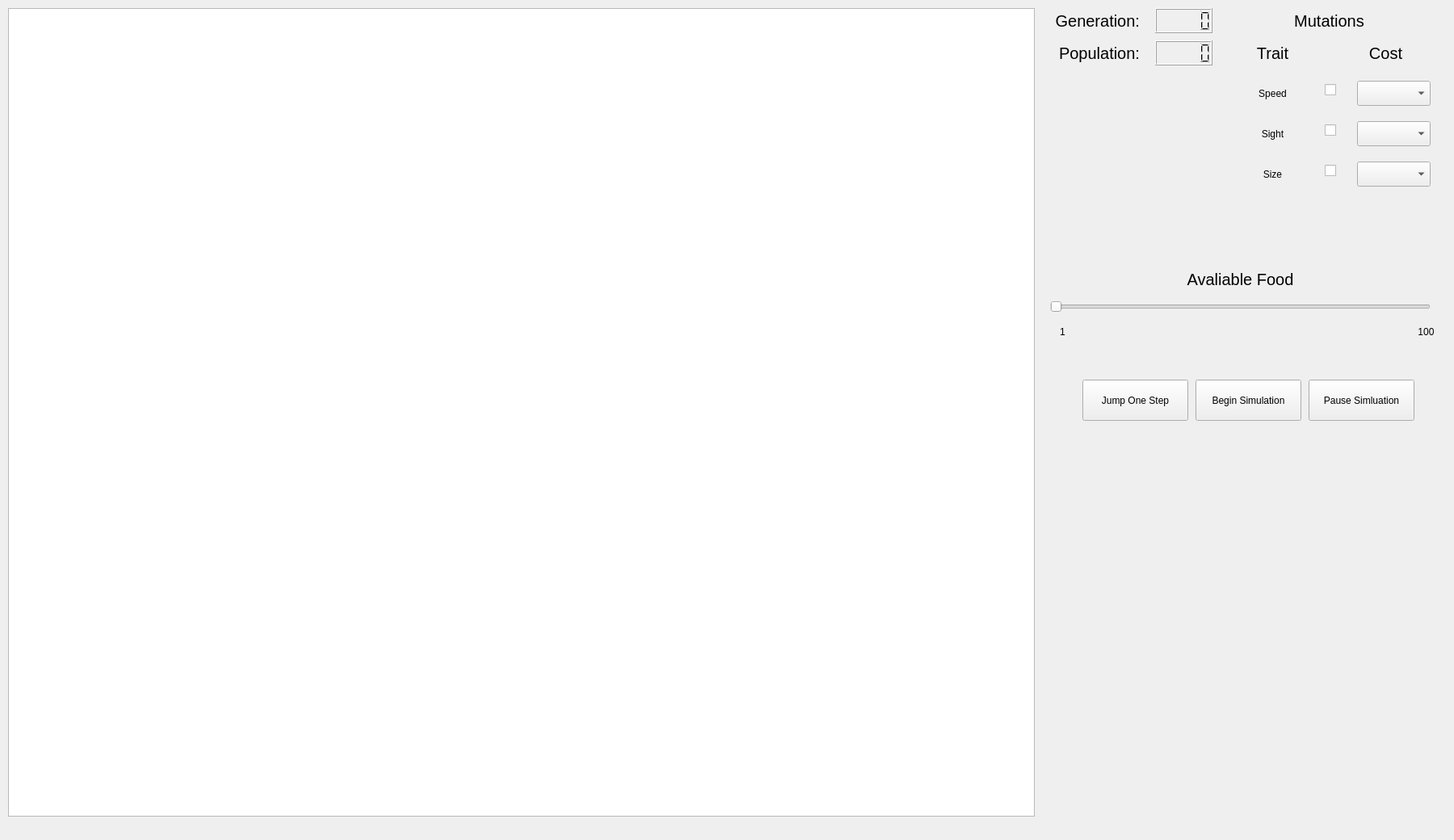
<?xml version="1.0" encoding="UTF-8"?>
<ui version="4.0">
 <class>PopulationSimulator</class>
 <widget class="QMainWindow" name="PopulationSimulator">
  <property name="geometry">
   <rect>
    <x>0</x>
    <y>0</y>
    <width>1800</width>
    <height>1040</height>
   </rect>
  </property>
  <property name="maximumSize">
   <size>
    <width>1800</width>
    <height>1040</height>
   </size>
  </property>
  <property name="windowTitle">
   <string>Population Simulator</string>
  </property>
  <property name="tabShape">
   <enum>QTabWidget::Triangular</enum>
  </property>
  <widget class="QWidget" name="centralwidget">
   <widget class="QComboBox" name="speed_cost_function_comboBox">
    <property name="geometry">
     <rect>
      <x>1680</x>
      <y>100</y>
      <width>91</width>
      <height>31</height>
     </rect>
    </property>
    <property name="editable">
     <bool>false</bool>
    </property>
   </widget>
   <widget class="QLabel" name="label">
    <property name="geometry">
     <rect>
      <x>1670</x>
      <y>50</y>
      <width>91</width>
      <height>31</height>
     </rect>
    </property>
    <property name="font">
     <font>
      <pointsize>15</pointsize>
     </font>
    </property>
    <property name="styleSheet">
     <string notr="true"/>
    </property>
    <property name="text">
     <string>Cost</string>
    </property>
    <property name="scaledContents">
     <bool>true</bool>
    </property>
    <property name="alignment">
     <set>Qt::AlignCenter</set>
    </property>
   </widget>
   <widget class="QComboBox" name="size_cost_function_comboBox">
    <property name="geometry">
     <rect>
      <x>1680</x>
      <y>200</y>
      <width>91</width>
      <height>31</height>
     </rect>
    </property>
   </widget>
   <widget class="QComboBox" name="sight_cost_function_comboBox">
    <property name="geometry">
     <rect>
      <x>1680</x>
      <y>150</y>
      <width>91</width>
      <height>31</height>
     </rect>
    </property>
   </widget>
   <widget class="QLabel" name="label_2">
    <property name="geometry">
     <rect>
      <x>1530</x>
      <y>50</y>
      <width>91</width>
      <height>31</height>
     </rect>
    </property>
    <property name="font">
     <font>
      <pointsize>15</pointsize>
     </font>
    </property>
    <property name="styleSheet">
     <string notr="true"/>
    </property>
    <property name="text">
     <string>Trait</string>
    </property>
    <property name="scaledContents">
     <bool>true</bool>
    </property>
    <property name="alignment">
     <set>Qt::AlignCenter</set>
    </property>
   </widget>
   <widget class="QLabel" name="label_3">
    <property name="geometry">
     <rect>
      <x>1530</x>
      <y>100</y>
      <width>91</width>
      <height>31</height>
     </rect>
    </property>
    <property name="toolTip">
     <string>&lt;html&gt;&lt;head/&gt;&lt;body&gt;&lt;p&gt;How fast a creature can move&lt;/p&gt;&lt;/body&gt;&lt;/html&gt;</string>
    </property>
    <property name="text">
     <string>Speed</string>
    </property>
    <property name="alignment">
     <set>Qt::AlignCenter</set>
    </property>
   </widget>
   <widget class="QLabel" name="label_4">
    <property name="geometry">
     <rect>
      <x>1530</x>
      <y>150</y>
      <width>91</width>
      <height>31</height>
     </rect>
    </property>
    <property name="toolTip">
     <string>&lt;html&gt;&lt;head/&gt;&lt;body&gt;&lt;p&gt;How far a creature can see, if a creature can see food it will pursue it &lt;/p&gt;&lt;/body&gt;&lt;/html&gt;</string>
    </property>
    <property name="text">
     <string>Sight</string>
    </property>
    <property name="alignment">
     <set>Qt::AlignCenter</set>
    </property>
   </widget>
   <widget class="QLabel" name="label_5">
    <property name="geometry">
     <rect>
      <x>1530</x>
      <y>200</y>
      <width>91</width>
      <height>31</height>
     </rect>
    </property>
    <property name="toolTip">
     <string>&lt;html&gt;&lt;head/&gt;&lt;body&gt;&lt;p&gt;Larger creatures can eat smaller creatures &lt;/p&gt;&lt;/body&gt;&lt;/html&gt;</string>
    </property>
    <property name="text">
     <string>Size</string>
    </property>
    <property name="alignment">
     <set>Qt::AlignCenter</set>
    </property>
   </widget>
   <widget class="QCheckBox" name="enable_size_mutation">
    <property name="geometry">
     <rect>
      <x>1640</x>
      <y>200</y>
      <width>21</width>
      <height>23</height>
     </rect>
    </property>
    <property name="toolTip">
     <string>&lt;html&gt;&lt;head/&gt;&lt;body&gt;&lt;p&gt;Enable a size mutation&lt;/p&gt;&lt;/body&gt;&lt;/html&gt;</string>
    </property>
    <property name="text">
     <string/>
    </property>
   </widget>
   <widget class="QCheckBox" name="enable_sight_mutation">
    <property name="geometry">
     <rect>
      <x>1640</x>
      <y>150</y>
      <width>21</width>
      <height>23</height>
     </rect>
    </property>
    <property name="toolTip">
     <string>&lt;html&gt;&lt;head/&gt;&lt;body&gt;&lt;p&gt;Enable a sight mutation&lt;/p&gt;&lt;/body&gt;&lt;/html&gt;</string>
    </property>
    <property name="text">
     <string/>
    </property>
   </widget>
   <widget class="QCheckBox" name="enable_speed_mutation">
    <property name="geometry">
     <rect>
      <x>1640</x>
      <y>100</y>
      <width>21</width>
      <height>23</height>
     </rect>
    </property>
    <property name="toolTip">
     <string>&lt;html&gt;&lt;head/&gt;&lt;body&gt;&lt;p&gt;Enablel a speed mutation&lt;/p&gt;&lt;/body&gt;&lt;/html&gt;</string>
    </property>
    <property name="text">
     <string/>
    </property>
   </widget>
   <widget class="QLCDNumber" name="generation_number_display">
    <property name="geometry">
     <rect>
      <x>1430</x>
      <y>10</y>
      <width>71</width>
      <height>31</height>
     </rect>
    </property>
   </widget>
   <widget class="QLCDNumber" name="creature_number_display">
    <property name="geometry">
     <rect>
      <x>1430</x>
      <y>50</y>
      <width>71</width>
      <height>31</height>
     </rect>
    </property>
   </widget>
   <widget class="QLabel" name="label_6">
    <property name="geometry">
     <rect>
      <x>1290</x>
      <y>10</y>
      <width>121</width>
      <height>31</height>
     </rect>
    </property>
    <property name="font">
     <font>
      <pointsize>15</pointsize>
     </font>
    </property>
    <property name="text">
     <string>Generation:</string>
    </property>
    <property name="alignment">
     <set>Qt::AlignRight|Qt::AlignTrailing|Qt::AlignVCenter</set>
    </property>
    <property name="margin">
     <number>0</number>
    </property>
   </widget>
   <widget class="QLabel" name="label_7">
    <property name="geometry">
     <rect>
      <x>1290</x>
      <y>50</y>
      <width>121</width>
      <height>31</height>
     </rect>
    </property>
    <property name="font">
     <font>
      <pointsize>15</pointsize>
     </font>
    </property>
    <property name="text">
     <string>Population:</string>
    </property>
    <property name="alignment">
     <set>Qt::AlignRight|Qt::AlignTrailing|Qt::AlignVCenter</set>
    </property>
    <property name="margin">
     <number>0</number>
    </property>
   </widget>
   <widget class="QLabel" name="label_8">
    <property name="geometry">
     <rect>
      <x>1550</x>
      <y>10</y>
      <width>191</width>
      <height>31</height>
     </rect>
    </property>
    <property name="font">
     <font>
      <pointsize>15</pointsize>
     </font>
    </property>
    <property name="text">
     <string>Mutations</string>
    </property>
    <property name="alignment">
     <set>Qt::AlignCenter</set>
    </property>
    <property name="margin">
     <number>0</number>
    </property>
   </widget>
   <widget class="QSlider" name="food_slider">
    <property name="geometry">
     <rect>
      <x>1300</x>
      <y>370</y>
      <width>471</width>
      <height>20</height>
     </rect>
    </property>
    <property name="minimum">
     <number>1</number>
    </property>
    <property name="maximum">
     <number>100</number>
    </property>
    <property name="orientation">
     <enum>Qt::Horizontal</enum>
    </property>
   </widget>
   <widget class="QLabel" name="label_9">
    <property name="geometry">
     <rect>
      <x>1440</x>
      <y>330</y>
      <width>191</width>
      <height>31</height>
     </rect>
    </property>
    <property name="font">
     <font>
      <pointsize>15</pointsize>
     </font>
    </property>
    <property name="text">
     <string>Avaliable Food</string>
    </property>
    <property name="alignment">
     <set>Qt::AlignCenter</set>
    </property>
    <property name="margin">
     <number>0</number>
    </property>
   </widget>
   <widget class="QLabel" name="label_10">
    <property name="geometry">
     <rect>
      <x>1300</x>
      <y>400</y>
      <width>31</width>
      <height>21</height>
     </rect>
    </property>
    <property name="text">
     <string>1</string>
    </property>
    <property name="alignment">
     <set>Qt::AlignCenter</set>
    </property>
   </widget>
   <widget class="QLabel" name="label_11">
    <property name="geometry">
     <rect>
      <x>1750</x>
      <y>400</y>
      <width>31</width>
      <height>21</height>
     </rect>
    </property>
    <property name="text">
     <string>100</string>
    </property>
    <property name="alignment">
     <set>Qt::AlignCenter</set>
    </property>
   </widget>
   <widget class="QPushButton" name="begin_simulation_button">
    <property name="geometry">
     <rect>
      <x>1480</x>
      <y>470</y>
      <width>131</width>
      <height>51</height>
     </rect>
    </property>
    <property name="text">
     <string>Begin Simulation</string>
    </property>
   </widget>
   <widget class="QPushButton" name="pause_simulation_button">
    <property name="geometry">
     <rect>
      <x>1620</x>
      <y>470</y>
      <width>131</width>
      <height>51</height>
     </rect>
    </property>
    <property name="text">
     <string>Pause Simluation</string>
    </property>
   </widget>
   <widget class="QPushButton" name="jump_to_next_step_button">
    <property name="geometry">
     <rect>
      <x>1340</x>
      <y>470</y>
      <width>131</width>
      <height>51</height>
     </rect>
    </property>
    <property name="text">
     <string>Jump One Step</string>
    </property>
   </widget>
   <widget class="QGraphicsView" name="simulation_window">
    <property name="geometry">
     <rect>
      <x>10</x>
      <y>10</y>
      <width>1271</width>
      <height>1001</height>
     </rect>
    </property>
   </widget>
  </widget>
  <widget class="QMenuBar" name="menubar">
   <property name="geometry">
    <rect>
     <x>0</x>
     <y>0</y>
     <width>1800</width>
     <height>22</height>
    </rect>
   </property>
  </widget>
 </widget>
 <resources/>
 <connections/>
</ui>
